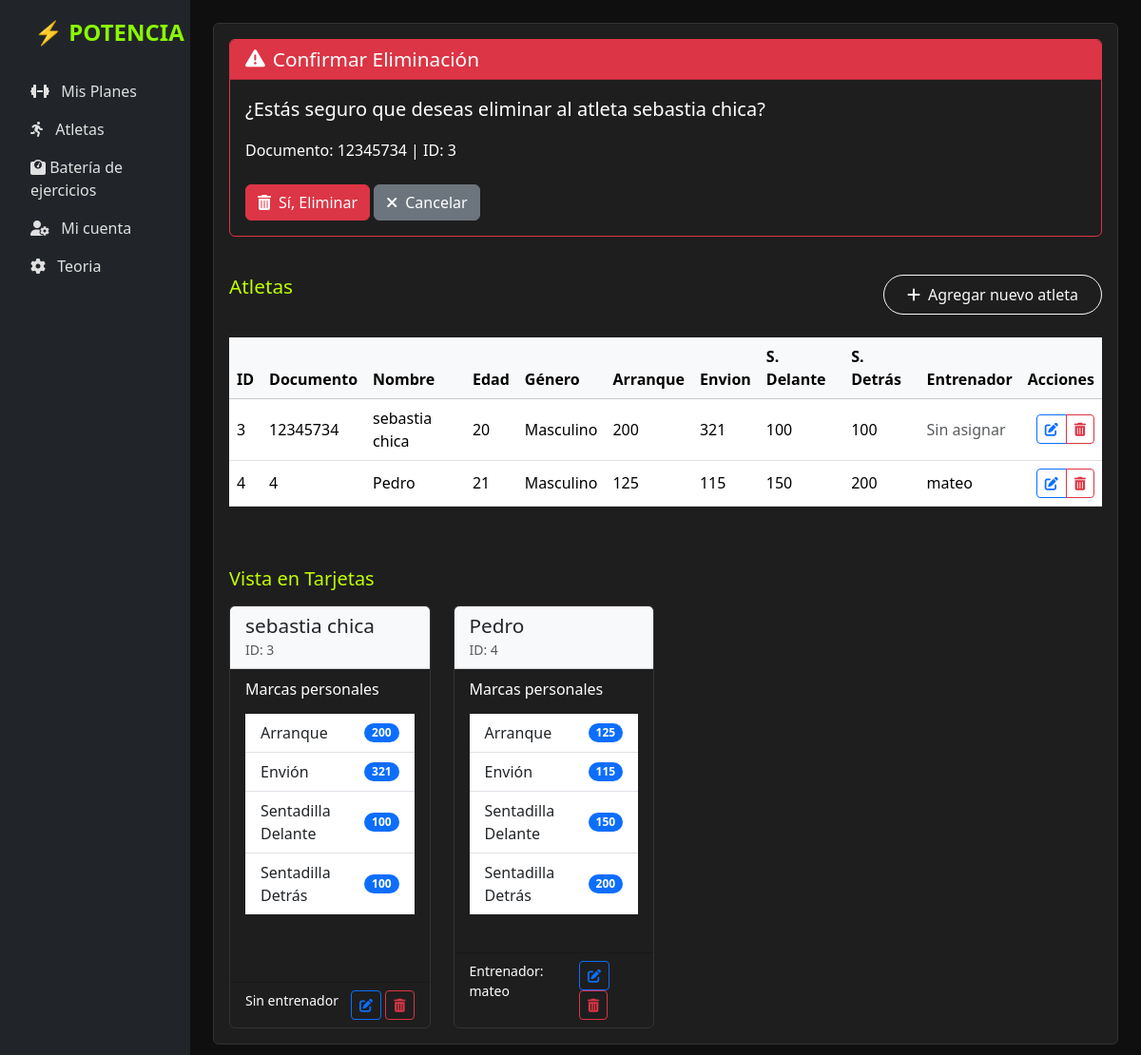
Screenshot of /atletas/eliminar/3/ (signed in) with the database file from the repository.
### potencia/models.py (models this page shows, shortened)
class Atletas(models.Model):
    id = models.AutoField(primary_key=True)
    documento = models.CharField(unique=True, max_length=100)
    nombre = models.CharField(max_length=100)
    edad = models.PositiveSmallIntegerField()
    generos_lista = [("Masculino", "Masculino"), ("Femenino", "Femenino")]
    genero = models.CharField(max_length=10, choices=generos_lista)
    arranque = models.CharField(max_length=3)
    envion = models.CharField(max_length=3)
    sentadilla_delante = models.CharField(max_length=3)
    sentadilla_detras = models.CharField(max_length=3)
    entrenador = models.ForeignKey(
        Entrenadores,
        on_delete=models.SET_NULL,
        null=True,
        blank=True,
        related_name='atletas'
    )

class Entrenadores(models.Model):
    user = models.OneToOneField(User, on_delete=models.CASCADE)
    nombre = models.CharField(max_length=101)
    edad = models.PositiveSmallIntegerField()
    generos_lista = [("Masculino", "Masculino"), ("Femenino", "Femenino")]
    genero = models.CharField(max_length=10, choices=generos_lista)

### potencia/views.py (the view)
# urls.py: path('atletas/eliminar/<int:pk>/', views.eliminar_atleta, name='eliminar_atleta'),
@login_required
def eliminar_atleta(request, pk):
    atleta = get_object_or_404(Atletas, pk=pk)
    if request.method == 'POST':
        atleta.delete()
        messages.success(request, f'Atleta {atleta.nombre} eliminado correctamente')
        return redirect('atletas')
    return render(request, 'atletas.html', {
        'atletas': Atletas.objects.all(),
        'confirmar_eliminar': True,
        'atleta_a_eliminar': atleta
    })

### potencia/templates/atletas.html (shortened to what this page needs)
{% extends "base.html" %}
{% block contenido %}
<div class="card">
    <div class="card-body">
        {% if confirmar_eliminar %}
        <div class="card mb-4 border-danger">
            <div class="card-header bg-danger text-white">
                <h4 class="card-title mb-0">
                    <i class="fas fa-exclamation-triangle me-2"></i>Confirmar Eliminación
                </h4>
            </div>
            <div class="card-body">
                <p class="lead label-color-w">¿Estás seguro que deseas eliminar al atleta <strong>{{ atleta_a_eliminar.nombre }}</strong>?</p>
                <p class="label-color-w">Documento: {{ atleta_a_eliminar.documento }} | ID: {{ atleta_a_eliminar.id }}</p>
                <form method="post" action="{% url 'eliminar_atleta' atleta_a_eliminar.id %}">
                    <div class="mt-4">
                        <button type="submit" class="btn btn-danger">
                            <i class="fas fa-trash-alt me-2"></i>Sí, Eliminar
                        </button>
                        <a href="{% url 'atletas' %}" class="btn btn-secondary">
                            <i class="fas fa-times me-2"></i>Cancelar
                        </a>
                    </div>
                </form>
            </div>
        </div>
        {% endif %}
        <div class="d-flex justify-content-between align-items-center mb-4">
            <h4 class="card-title mb-0 label-color-fff">Atletas</h4>
            <div class="mt-3">
                <button type="button" class="btn btn-outline-light rounded-pill px-4 py-2" data-bs-toggle="modal"
                    data-bs-target="#datosAtletaModal">
                    <i class="fas fa-plus me-2"></i>Agregar nuevo atleta
                </button>
            </div>
        </div>
        <div class="table-responsive">
            <table class="table table-hover align-middle w-100">
                <thead class="table-light">
                    <tr>
                        <th>ID</th>
                        <th>Documento</th>
                        <th>Nombre</th>
                        <th>Edad</th>
                        <th>Género</th>
                        <th>Arranque</th>
                        <th>Envion</th>
                        <th>S. Delante</th>
                        <th>S. Detrás</th>
                        <th>Entrenador</th>
                        <th class="text-end">Acciones</th>
                    </tr>
                </thead>
                <tbody>
                    {% for atleta in atletas %}
                    <tr>
                        <td>{{ atleta.id }}</td>
                        <td>{{ atleta.documento }}</td>
                        <td>{{ atleta.nombre }}</td>
                        <td>{{ atleta.edad }}</td>
                        <td>{{ atleta.genero }}</td>
                        <td>{{ atleta.arranque }}</td>
                        <td>{{ atleta.envion }}</td>
                        <td>{{ atleta.sentadilla_delante }}</td>
                        <td>{{ atleta.sentadilla_detras }}</td>
                        <td>
                            {% if atleta.entrenador %}
                                {{ atleta.entrenador.nombre }}
                            {% else %}
                                <span class="text-muted">Sin asignar</span>
                            {% endif %}
                        </td>
                        <td class="text-end">
                            <div class="btn-group" role="group">
                                <a href="{% url 'editar_atleta' atleta.id %}" class="btn btn-sm btn-outline-primary">
                                    <i class="fas fa-edit"></i>
                                </a>
                                <a href="{% url 'eliminar_atleta' atleta.id %}" class="btn btn-sm btn-outline-danger">
                                    <i class="fas fa-trash-alt"></i>
                                </a>
                            </div>
                        </td>
                    </tr>
                    {% endfor %}
                </tbody>
            </table>
        </div>
        <h5 class="mt-5 mb-3 label-color-fff">Vista en Tarjetas</h5>
        <div class="row row-cols-1 row-cols-md-2 row-cols-lg-3 row-cols-xl-4 g-4">
            {% for atleta in atletas %}
            <div class="col">
                <div class="card h-100">
                    <div class="card-header bg-light">
                        <h5 class="card-title mb-0">{{ atleta.nombre }}</h5>
                        <small class="text-muted">ID: {{ atleta.id }}</small>
                    </div>
                    <div class="card-body">
                        <h6 class="card-subtitle mb-3 label-color-w">Marcas personales</h6>
                        <ul class="list-group list-group-flush">
                            <li class="list-group-item d-flex justify-content-between align-items-center">
                                Arranque
                                <span class="badge bg-primary rounded-pill">{{ atleta.arranque }}</span>
                            </li>
                            <li class="list-group-item d-flex justify-content-between align-items-center">
                                Envión
                                <span class="badge bg-primary rounded-pill">{{ atleta.envion }}</span>
                            </li>
                            <li class="list-group-item d-flex justify-content-between align-items-center">
                                Sentadilla Delante
                                <span class="badge bg-primary rounded-pill">{{ atleta.sentadilla_delante }}</span>
                            </li>
                            <li class="list-group-item d-flex justify-content-between align-items-center">
                                Sentadilla Detrás
                                <span class="badge bg-primary rounded-pill">{{ atleta.sentadilla_detras }}</span>
                            </li>
                        </ul>
                    </div>
                    <div class="card-footer bg-transparent">
                        <div class="d-flex justify-content-between">
                            <small class="label-color-w">
                                {% if atleta.entrenador %}
                                    Entrenador: {{ atleta.entrenador.nombre }}
                                {% else %}
                                    Sin entrenador
                                {% endif %}
                            </small>
                            <div>
                                <a href="{% url 'editar_atleta' atleta.id %}" class="btn btn-sm btn-outline-primary">
                                    <i class="fas fa-edit"></i>
                                </a>
                                <a href="{% url 'eliminar_atleta' atleta.id %}" class="btn btn-sm btn-outline-danger">
                                    <i class="fas fa-trash-alt"></i>
                                </a>
                            </div>
                        </div>
                    </div>
                </div>
            </div>
            {% endfor %}
        </div>
    </div>
</div>
{% endblock %}

### potencia/static/css/style_home.css (style rules this page uses)
body { background-color: #000208d5; }
.card { background-color: #1e1e1e; border: 1px solid #333; }
.label-color-fff { color: #bfff00; }
.label-color-w { color: #fff; }

### potencia/static/css/style_teoria.css (style rules this page uses)
body { background-color: #0f0f0f; color: #fff; }
.card-title { font-size: 1.3rem; margin-bottom: 0.75rem; display: flex; align-items: center; }

### potencia/templates/base.html (style rules this page uses)
.card { margin-bottom: 1.5rem; }

### rows the page displays
Atletas: nombre "sebastia chica", documento "12345734", id "3", edad "20", genero "Masculino", arranque "200", envion "321", sentadilla_delante "100", sentadilla_detras "100", shows "Sin asignar", shows "Sin entrenador"
Atletas: id "4", documento "4", nombre "Pedro", edad "21", genero "Masculino", arranque "125", envion "115", sentadilla_delante "150", sentadilla_detras "200", entrenador.nombre "mateo"
